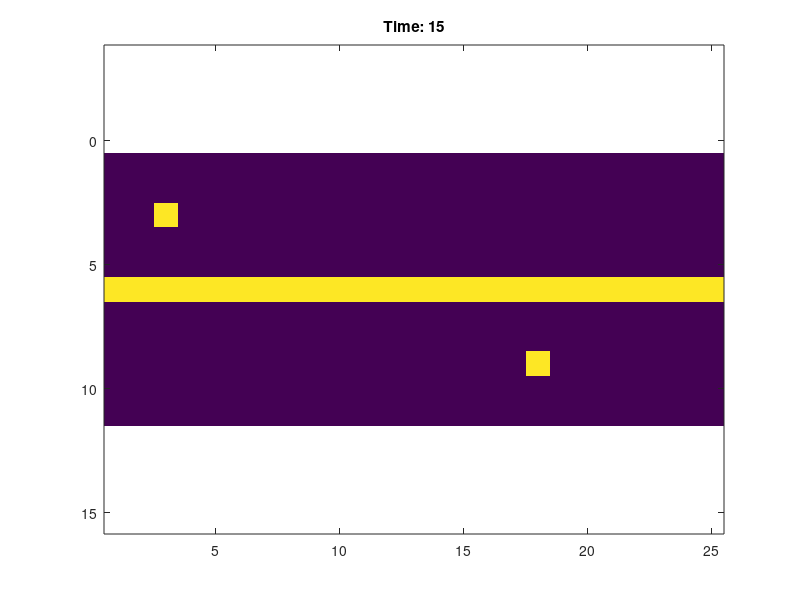

MATLAB code to generate this figure:
%Example5p9
%This code shows traffic flow
rw=11;rl=25;
road = zeros(rw,rl);
road(6,:)=1;
x1pos=2;y1pos=9;
x2pos=19;y2pos=3;
road(y1pos,x1pos)=1;
road(y2pos,x2pos)=1;
imagesc(road);axis equal
for t=0:15
    %clear previous vehicle
    road(y1pos,x1pos)=0;
    road(y2pos,x2pos)=0;
    %update new position
    x1pos=x1pos +1;
    x2pos=x2pos -1;
    road(y1pos,x1pos)=1;
    road(y2pos,x2pos)=1;
    %plot new position
    imagesc(road)
    Time=sprintf('Time: %i',t);
    title(Time);axis equal;
    pause(0.4);
end